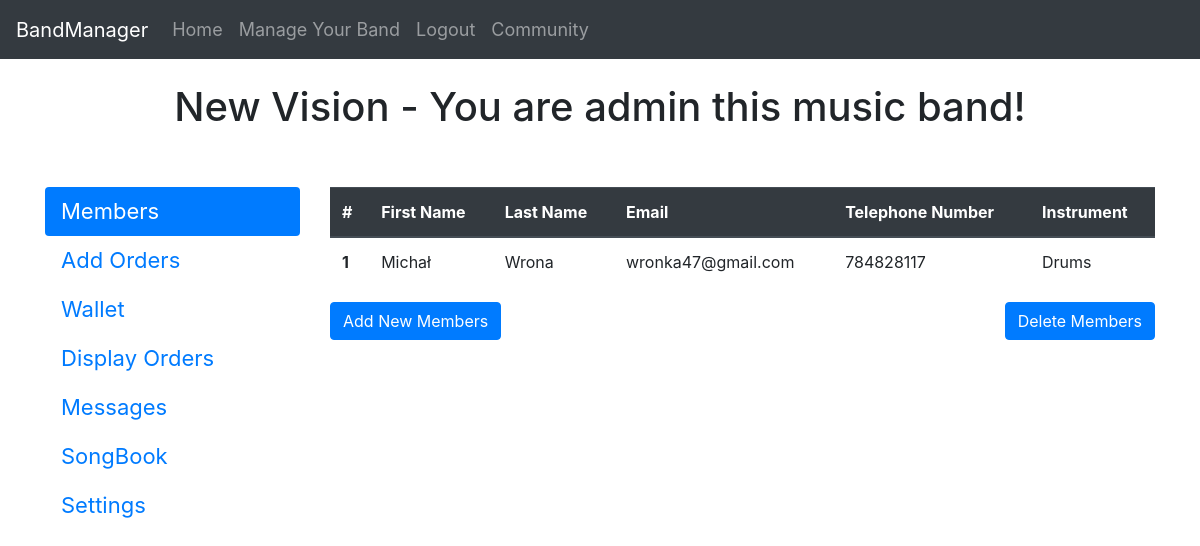
The app's page /manage-your-band/1 (signed in) with its own data.
### website/models.py (models this page shows)
class Band(db.Model):
    id = db.Column(db.Integer, primary_key=True, unique=True)
    name = db.Column(db.String(150))
    city = db.Column(db.String(150))
    music_type = db.Column(db.String(150))
    password = db.Column(db.String(150))
    user_id_admin = db.Column(db.Integer, db.ForeignKey('user.id'))
    date_created = db.Column(db.DateTime(timezone=True), default=func.now())
    budget = db.Column(db.Integer)

class User(db.Model, UserMixin):
    id = db.Column(db.Integer, primary_key=True, unique=True)
    first_name = db.Column(db.String(150))
    surname = db.Column(db.String(150))
    email = db.Column(db.String(150), unique=True)
    password = db.Column(db.String(150))
    telephone_number = db.Column(db.Integer)
    instrument = db.Column(db.String(150))
    band_id = db.Column(db.Integer)
    wallet = db.Column(db.Integer)
    band = db.relationship('Band')

### website/app/band.py (the view)
@band.route('/manage-your-band/<int:band_id>', methods=['GET', 'POST'])
@login_required
def band_manager(band_id):
    band = Band.query.filter_by(id=band_id).first()
    users_in_this_band = User.query.filter_by(band_id=band.id)
    users_without_band = User.query.filter_by(band_id=None).all()
    list_with_index_and_user_object = []
    index = 1
    for user in users_in_this_band:
        list_with_index_and_user_object.append([index, user])
        index += 1
    orders = Orders.query.filter_by(band_id=band.id).all()
    return render_template('band_manager.html', user=current_user, band=band,
                            users_in_this_band=list_with_index_and_user_object, users_without_band=users_without_band, orders=orders)

### website/templates/band_manager.html (shortened to what this page needs)
{% extends "base.html" %}
{% block content %}
<br/>
{% if band.user_id_admin == user.id %}
<h1 align="center">{{band.name}} - You are admin this music band!</h1>
{% else %}
<h1 align="center">{{band.name}} - You are a member of a music band!</h1>
{% endif %}
<br><br/>
<div class="row">
    <div class="col-3">
        <div class="nav flex-column nav-pills" id="v-pills-tab" role="tablist" aria-orientation="vertical"  style="font-size: 22px;">
            <a class="nav-link active" id="v-pills-members-tab" data-toggle="pill" href="#v-pills-members" role="tab" aria-controls="v-pills-home" aria-selected="true">Members</a>
            <a class="nav-link" id="v-pills-orders-tab" data-toggle="pill" href="#v-pills-orders" role="tab" aria-controls="v-pills-orders" aria-selected="false">Add Orders</a>
            <a class="nav-link" id="v-pills-wallet-tab" data-toggle="pill" href="#v-pills-wallet" role="tab" aria-controls="v-pills-wallet" aria-selected="false">Wallet</a>
            <a class="nav-link" id="v-pills-display-orders-tab" data-toggle="pill" href="#v-display-pills-orders" role="tab" aria-controls="v-display-pills-orders" aria-selected="false">Display Orders</a>
            <a class="nav-link" id="v-pills-messages-tab" data-toggle="pill" href="#v-pills-messages" role="tab" aria-controls="v-pills-messages" aria-selected="false">Messages</a>
            <a class="nav-link" id="v-pills-songbook-tab" data-toggle="pill" href="#v-pills-songbook" role="tab" aria-controls="v-pills-songbook" aria-selected="false">SongBook</a>
            <a class="nav-link" id="v-pills-settings-tab" data-toggle="pill" href="#v-pills-settings" role="tab" aria-controls="v-pills-settings" aria-selected="false">Settings</a>
        </div>
    </div>
    <div class="col-9">
        <div class="tab-content" id="v-pills-tabContent">
            <div class="tab-pane fade show active" id="v-pills-members" role="tabpanel" aria-labelledby="v-pills-members-tab">
                <table class="table">
                    <thead class="thead-dark">
                        <tr>
                            <th scope="col">#</th>
                            <th scope="col">First Name</th>
                            <th scope="col">Last Name </th>
                            <th scope="col">Email</th>
                            <th scope="col">Telephone Number</th>
                            <th scope="col">Instrument</th>
                        </tr>
                    </thead>
                    <tbody>
                        {% for i, user in users_in_this_band %}
                        <tr>
                            <th scope="row">{{i}}</th>
                            <td>{{user.first_name}}</td>
                            <td>{{user.surname}}</td>
                            <td>{{user.email}}</td>
                            <td>{{user.telephone_number}}</td>
                            <td>{{user.instrument}}</td>
                        </tr>
                        {% endfor %}
                    </tbody>
                </table>
                {% if band.user_id_admin == user.id %}
                <button type="button" class="btn btn-primary" data-toggle="modal" data-target="#addNewMembersModal">
                Add New Members
                </button>
                <button type="button" class="btn btn-primary" data-toggle="modal" data-target="#deleteMembersModal" style="float:right;">
                Delete Members
                </button>
                {% endif %}
            </div>
        </div>
    </div>
</div>
{% endblock %}

### records on screen
Band: name "New Vision"
User: i "1", first_name "Michał", surname "Wrona", email "wronka47@gmail.com", telephone_number "784828117", instrument "Drums"
